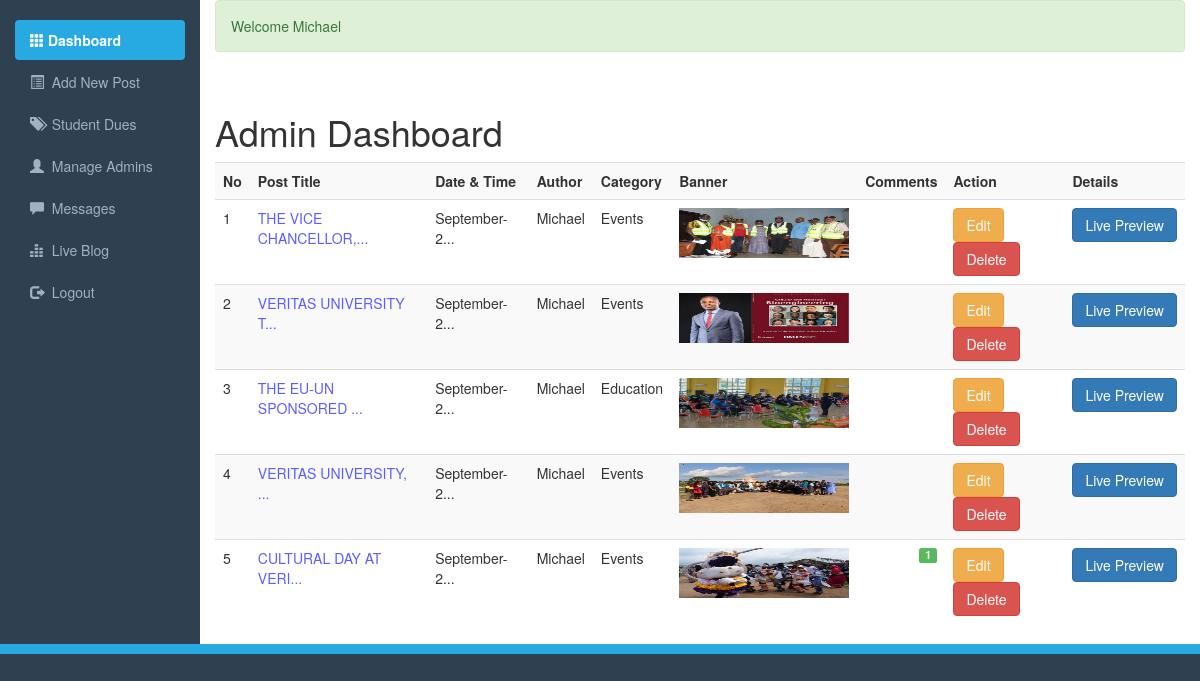
Screenshot of /dashboard.php (signed in) with the database file from the repository.
### tables this page shows
CREATE TABLE `admin_panel` (
  `id` int(10) NOT NULL,
  `datetime` varchar(50) NOT NULL,
  `title` varchar(200) NOT NULL,
  `category` varchar(100) NOT NULL,
  `author` varchar(100) NOT NULL,
  `image` varchar(200) NOT NULL,
  `post` varchar(10000) NOT NULL
);

### dashboard.php (the view, shortened to what this page needs)
<?php require_once("include/db.php"); ?>
<?php require_once("include/sessions.php"); ?>
<!DOCTYPE html>
<html>
    <head>
        <link rel="stylesheet" href="css/bootstrap.css">
        <link rel="stylesheet" href="css/adminstyles.css">
    </head>
    <body>
    <div class="container-fluid">
    <div class="row">
        <div class="col-sm-2">
            <br>
            <ul id="side_Menue" class="nav nav-pills nav-stacked">
                <li class="active"><a href="dashboard.php"> <span class="glyphicon glyphicon-th"></span> Dashboard</a></li>
                <li><a href="AddNewPost.php"><span class="glyphicon glyphicon-list-alt"></span> &nbsp;Add New Post</a></li>
                <li><a href="categories.php"><span class="glyphicon glyphicon-tags"></span> &nbsp;Student Dues</a></li>
                <li><a href="admins.php"><span class="glyphicon glyphicon-user"></span> &nbsp;Manage Admins</a></li>
                <li><a href="comments.php"><span class="glyphicon glyphicon-comment"></span> &nbsp;Messages
                <?php
                                $QueryTotal="SELECT COUNT(*) FROM test WHERE status ='OFF'";
                                $ExecuteTotal = mysqli_query($connection, $QueryTotal);
                                $RowsTotal = mysqli_fetch_array($ExecuteTotal);
                                $Total=array_shift($RowsTotal);
                                if($Total>0){
                            ?>
                            <div class="label pull-right label-warning">
                            <?php echo $Total; ?>
                                </div>
                            <?php } ?> </a>
                </li>
                <li><a href="blog-large.php"><span class="glyphicon glyphicon-equalizer"></span> &nbsp;Live Blog</a></li>
                <li><a href="logout.php"><span class="glyphicon glyphicon-log-out"></span> &nbsp;Logout</a></li>
            </ul>
        </div>
        <div class="col-sm-10">
        <div> <?php echo Message(); echo SuccessMessage(); ?> </div>
        <br>
            <h1>Admin Dashboard</h1>
            <div class="table-responsive">
                <table class="table table-striped table-hover">
                    <tr>
                        <th>No</th>
                        <th>Post Title</th>
                        <th>Date & Time</th>
                        <th>Author</th>
                        <th>Category</th>
                        <th>Banner</th>
                        <th>Comments</th>
                        <th>Action</th>
                        <th>Details</th>
                    </tr>
                    <?php
                    $ViewQuery = "SELECT * FROM admin_panel ORDER BY id desc;";
                    $Execute = mysqli_query($connection, $ViewQuery);
                    $SrNo = 0;
                    while($DataRows=mysqli_fetch_array($Execute)){
                        $Id = $DataRows["id"];
                        $DateTime = $DataRows["datetime"];
                        $Title = $DataRows["title"];
                        $Category = $DataRows["category"];
                        $Admin = $DataRows["author"];
                        $Image = $DataRows["image"];
                        $SrNo++;
                    ?>
                    <tr>
                        <td><?php echo $SrNo; ?></td>
                        <td style="color:#5e5eff"><?php
                        if(strlen($Title)>20){$Title=substr($Title,0,20.).'...';}echo $Title; ?></td>
                        <td><?php
                        if(strlen($DateTime)>11){$DateTime=substr($DateTime,0,11.).'...';}echo $DateTime; ?></td>
                        <td><?php echo $Admin ?></td>
                        <td><?php echo $Category ?></td>
                        <td><img src="Upload/<?php echo $Image ?>" width="170" height="50px"> </td>
                        <td>
                            <?php
                                $Query="SELECT COUNT(*) FROM test WHERE admin_panel_id='$Id' AND status ='ON'";
                                $ExecuteApproved = mysqli_query($connection, $Query);
                                $RowsApproved = mysqli_fetch_array($ExecuteApproved);
                                $TotalApproved=array_shift($RowsApproved);
                                if($TotalApproved>0){
                            ?>
                            <span class="label pull-right label-success">
                            <?php echo $TotalApproved; ?>
                            </span>
                            <?php } ?>
                        </td>
                        <td>
                            <a href="EditPost.php?Edit=<?php echo $Id?>" target= "_blank">
                            <span class="btn btn-warning">Edit</span>
                            </a>
                            <a href="DeletePost.php?Delete=<?php echo $Id?>">
                            <span class="btn btn-danger">Delete</span>
                            </a>
                        </td>
                        <td>
                            <a href="fp.php?id=<?php echo $Id;?>" target= "_blank">
                                <span class="btn btn-primary">Live Preview</span>
                            </a>
                    </td>
                    </tr>
                    <?php }?>
                </table>
            </div>
        </div>
        </div>
    </div>
        <div style="height: 10px; background:#27aae1;"></div>
    </body>
</html>

### include/sessions.php (shortened to what this page needs)
<?php
function SuccessMessage(){
    if(isset($_SESSION["SuccessMessage"])){
        $Output="<div class=\"alert alert-success\">";
        $Output.=htmlentities($_SESSION["SuccessMessage"]);
        $Output.="</div>";
        return $Output;
    }
}
?>

### css/adminstyles.css (style rules this page uses)
body { background-color: #2f4050; }
.col-sm-10 { background-color: #ffffff; }
#side_Menue a { color: #9fb1c2; }
#side_Menue .active a { color: #ffffff; background-color: #27aae1; font-weight: bold; }

### rows the page displays
admin_panel: title "THE VICE CHANCELLOR,...", datetime "September-2...", author "Michael", category "Events", image (picture)
admin_panel: title "VERITAS UNIVERSITY T...", datetime "September-2...", author "Michael", category "Events", image (picture)
admin_panel: title "THE EU-UN SPONSORED ...", datetime "September-2...", author "Michael", category "Education", image (picture)
admin_panel: title "VERITAS UNIVERSITY, ...", datetime "September-2...", author "Michael", category "Events", image (picture)
admin_panel: title "CULTURAL DAY AT VERI...", datetime "September-2...", author "Michael", category "Events", image (picture), TotalApproved "1"

### other values shown
SuccessMessage() "Welcome Michael"
